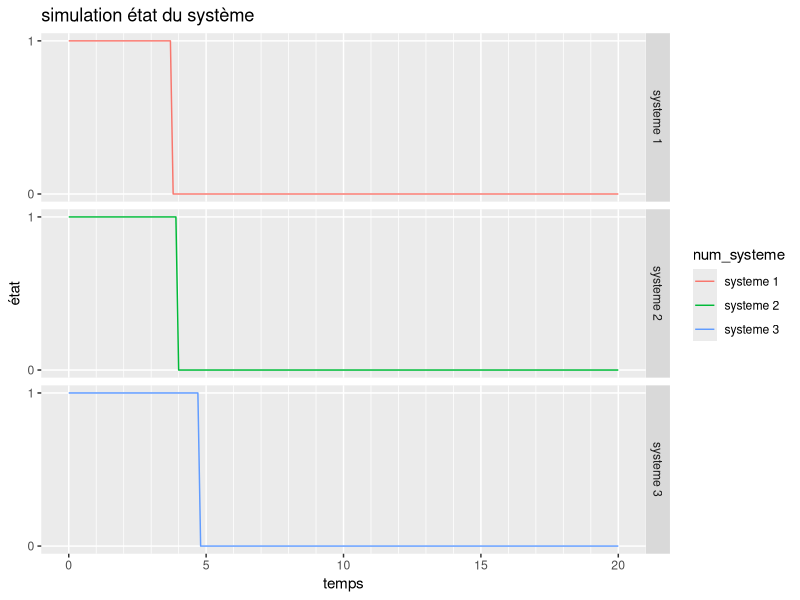
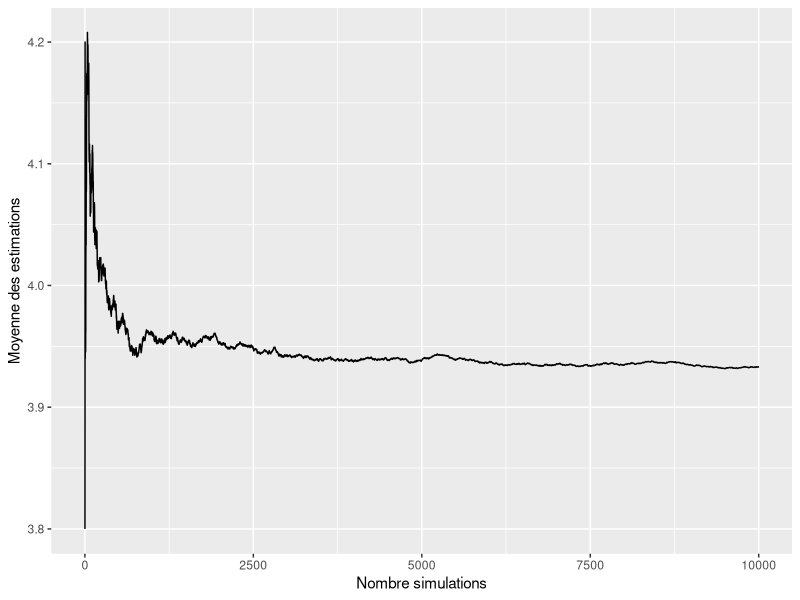
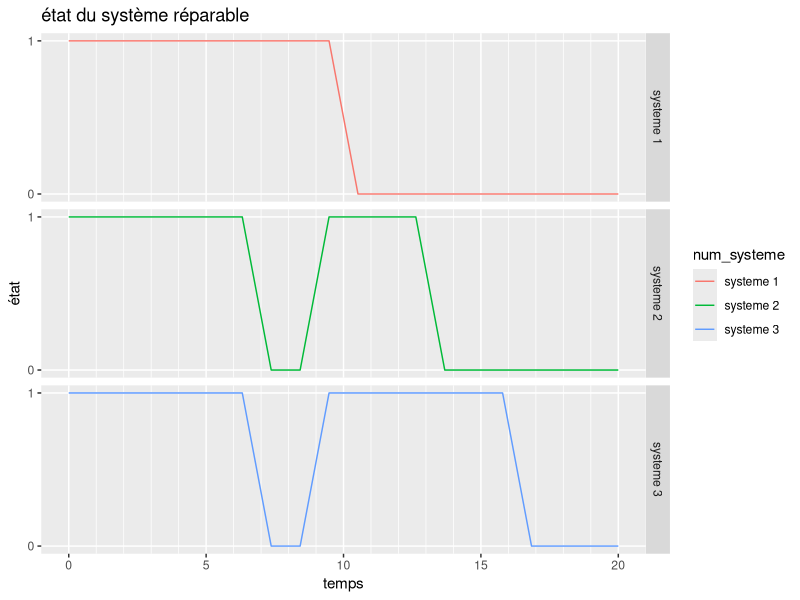

Recreate these plots in R, in order.
## ---- chunk 1
knitr::opts_chunk$set(echo = FALSE, message = FALSE, warning = FALSE)
## ---- chunk 2
library(ggplot2)
library(zoo)
library(magrittr)
## ---- chunk 3
phi <- function(x){
  rep <- (x[5]*((1-(1-x[1])*(1-x[2]))*(1-(1-x[3])*(1-x[4])))+(1-x[5])*(1-(1-x[1]*x[3])*(1-x[2]*x[4])))*x[6]*(1-(1-x[7]*x[10])*(1-x[8]*x[9]))
  return(rep)
}
## ---- chunk 4
simu_etat_systeme <- function(lambda, beta, t){
  X <- matrix(data = rep(0, 10*length(t)), ncol = 10, nrow = length(t))
  S <- rep(0,length(t))
  u <- runif(10, 0, 1)
  w <- rweibull(10, lambda, beta)
  max <- max(t)
  
  for(i in 1:length(t)){
    for(j in 1:10){
      if(t[i] < w[j]){
        X[i,j] <- 1
      }
    }
    S[i] <- phi(X[i,])
    if((S[i] == 0) && (S[i-1] == 1)){
      max <- t[i]
    }
  }
  return(list(etat = S, last = max))
}
## ---- chunk 5
lambda <- 5
beta <- 5
t <- seq(0, 20, 0.1)

set.seed(1)
systeme1 <- simu_etat_systeme(lambda, beta, t)
systeme2 <- simu_etat_systeme(lambda, beta, t)
systeme3 <- simu_etat_systeme(lambda, beta, t)
df1 <- data.frame(systeme = c(systeme1[[1]], systeme2[[1]], systeme3[[1]]),
                  num_systeme = c(rep("systeme 1",length(t)), rep("systeme 2",length(t)), rep("systeme 3",length(t))),
                  t = rep(t, 3))

g1 <- df1 %>% 
  ggplot() +
  geom_line(aes(x = t, y = systeme, col = num_systeme)) +
  labs(title = "simulation état du système",
       x = "temps",
       y = "état") +
  scale_y_continuous(breaks = c(0, 1), minor_breaks = c(0,1)) +
  scale_x_continuous(breaks = seq(0, 20, 5), minor_breaks = seq(0, 20, 1)) +
  facet_grid(num_systeme ~ .)
g1
## ---- chunk 6
simu_T <- function(n){
  simu <- rep(-1, n)
  for(i in 1:n){
    simu[i] <- simu_etat_systeme(lambda, beta, t)[[2]]
  }
  return(simu)
}

set.seed(1)
n <- 10000
simu <- simu_T(n)

esperance <- mean(simu)

confint <- c(mean(simu) - 1.96 * sd(simu)/sqrt(n), mean(simu) + 1.96 * sd(simu)/sqrt(n))

esperance
confint
## ---- chunk 7
nb.simu <- matrix(1:n, n, 1)
esp.cumul <- cumsum(simu)/nb.simu
df.si <- data.frame(nb.simu, esp.cumul)
ggplot(df.si,aes(x=nb.simu, y=esp.cumul))+
 geom_line()+
 xlab("Nombre simulations")+
 ylab("Moyenne des estimations")
## ---- chunk 8
fonction_interval=function(n,inter,i){
  t=NULL
  d=NULL
  for (v in seq(1,n,inter)) {
    if(v==i){
      t[v]=1
    }
    else{
      t[v]=0
    }
  }
  t=t[!is.na(t)]
  w=sum(t)
  if(w==0){
    d=0
  }
  else{
    d=1 
  }
  return(d)
}

phi2 <- function(a, n, lambda, beta,inter){
  t <- seq(0, a,length.out =n)
  y <- rep(0,n)
  u <- runif(10,0,1)
  x <- matrix(0, nrow = n, ncol = 10)
  
  for(i in 1:n){
    for(j in c(1,2,3,4,5,7,8,9,10)){
      if(t[i] < (lambda*(-log(u[j]))^(1/beta))){
        x[i,j] <- 1
      }
    }
  }
  d=0
  for(i in 1:n){
    if(t[i-d] < (lambda*(-log(u[6]))^(1/beta))){
      x[i,6] <- 1
    }
    if(fonction_interval(n,inter,i)==1 & x[i,6]==0){ 
      d <- i
      u[6] <- runif(1,0,1)
    }
  }
  # y[i] <- phi(x[i,])
  return(x)
}

phi3 <- function(a, n, lambda, beta,inter){
  y=NULL
  matrice=phi2(a, n, lambda, beta,inter)
  for (i in 1:n) {
    y[i]=phi(matrice[i,]) 
  }
  return(y)
}
## ---- chunk 9
a <- 20
n <- 20
lambda <- 15
beta <- 3
inter <- 4

set.seed(10560)
df2 <- data.frame(systeme = c(phi3(a,n,lambda,beta,inter), phi3(a,n,lambda,beta,inter), phi3(a,n,lambda,beta,inter)),
                  num_systeme = c(rep("systeme 1",n), rep("systeme 2",n), rep("systeme 3",n)),
                  t = rep(seq(0, a, length.out = n), 3))

g2 <- df2 %>% 
  ggplot() +
  geom_line(aes(x = t, y = systeme, col = num_systeme)) +
  labs(title = "état du système réparable",
       x = "temps",
       y = "état") +
  scale_y_continuous(breaks = c(0, 1), minor_breaks = c(0,1)) +
  scale_x_continuous(breaks = seq(0, 20, 5), minor_breaks = seq(0, 20, 1)) +
  facet_grid(num_systeme ~ .)
g2
## ---- chunk 10
# Esperance de T
tp_i_de_panne <- function(a, n, lambda, beta,inter){
  y=NULL
  d=0
  matrice=phi2(a, n, lambda, beta,inter)
  for (i in 1:n) {
    y[i]=phi(matrice[i,]) 
  }
  for (i in n:1){
    if(y[i]==1 & i==n ){
      d=n
      break
    }
    if(y[i]==1){
      d=i+1
      break
    }
  }
  return(d)
}

nbtot_realisation_t=function(a, n, lambda, beta,inter,nbtot){
  vector=NULL
  for(i in 1:nbtot){
    vector[i]=tp_i_de_panne(a, n, lambda, beta,inter)
  }
  return(vector)
}

E_T=function(a, n, lambda, beta,inter,nbtot){
  t=nbtot_realisation_t(a, n, lambda, beta,inter,nbtot)
  moyenne=(1/nbtot)*sum(t)
  return(moyenne)
}
## ---- chunk 11
# Esperance de N
nb_intervention <- function(a, n, lambda, beta,inter){
  t <- seq(0, a,length.out =n)
  y <- rep(0,n)
  u <- runif(10,0,1)
  x <- matrix(0, nrow = n, ncol = 10)
  
  for(i in 1:n){
    for(j in c(1,2,3,4,5,7,8,9,10)){
      if(t[i] < (lambda*(-log(u[j]))^(1/beta))){
        x[i,j] <- 1
      }
    }
  }
  d=0
  intervention=0
  for(i in 1:n){
    if(t[i-d] < (lambda*(-log(u[6]))^(1/beta))){
      x[i,6] <- 1
    }
    if(fonction_interval(n,inter,i)==1){
      intervention <- intervention + 1
      if(x[i,6] == 0){
        d <- i
        u[6] <- runif(1,0,1)
      }
    }
  }
  return(intervention)
}

nb_realisation_intervention=function(a, n, lambda, beta,inter,nbtot){
  vector=NULL
  for(i in 1:nbtot){
    vector[i]=nb_intervention(a, n, lambda, beta,inter)
  }
  return(vector)
}

moyenne_intervention=function(a, n, lambda, beta,inter,nbtot){
  moyenne=(1/nbtot)*sum(nb_realisation_intervention(a, n, lambda, beta,inter,nbtot))
  return(moyenne)
}
## ---- chunk 12
# Fonction récompense
a_val <- 200
n_val <- 200
lambda_val <- 15
beta_val <- 3
nbtot_val <- 100
cout_val <- 100
gain_val <- 250

set.seed(1)
recompense<-function(inter, a=a_val, n=n_val, lambda=lambda_val, beta=beta_val,nbtot=nbtot_val,cout=cout_val,gain=gain_val){
  gain_moyen <- gain*E_T(a, n, lambda, beta,inter,nbtot)
  cout_moyen <- cout*moyenne_intervention(a, n, lambda, beta,inter,nbtot)
  r <- gain_moyen - cout_moyen
  return(r)
}
solution <- optimize(recompense,c(0, 200),maximum = TRUE)
solution
